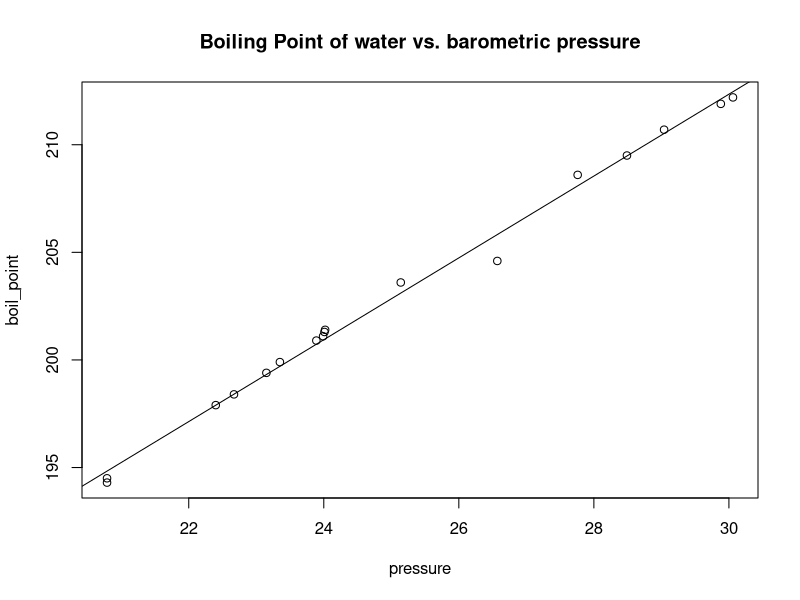

This figure's R source:
# set up data
pressure <- c(
  20.79, 20.79, 22.40, 22.67,
  23.15, 23.35, 23.89, 23.99,
  24.02, 24.01, 25.14, 26.57,
  28.49, 27.76, 29.04, 29.88,
  30.06
)

boil_point <- c(
  194.5, 194.3, 197.9, 198.4,
  199.4, 199.9, 200.9, 201.1,
  201.4, 201.3, 203.6, 204.6,
  209.5 ,208.6, 210.7, 211.9,
  212.2
)

# a
plot(pressure, boil_point, main="Boiling Point of water vs. barometric pressure")

# b
fit <- lm(boil_point~pressure)
abline(fit)

# c
# echo out the r^2 value
summary(fit)[['r.squared']]

# d
sqrt(sum(resid(fit)^2) / (length(pressure) - 2))

#
# 10.10
#

# a
# create dataframe for prediction
newpresure <- data.frame(pressure=28)
# echo out prediction
predict(fit, newpresure, level = 0.05, interval="confidence")

# b
# create dataframe for prediction
newpresure <- data.frame(pressure=31)
# echo out prediction
predict(fit, newpresure, level = 0.05, interval="confidence")

# c
# create dataframe for prediction
newpresure <- data.frame(pressure=31)
# echo out prediction
predict(fit, newpresure, level = 0.05, interval="predict")
